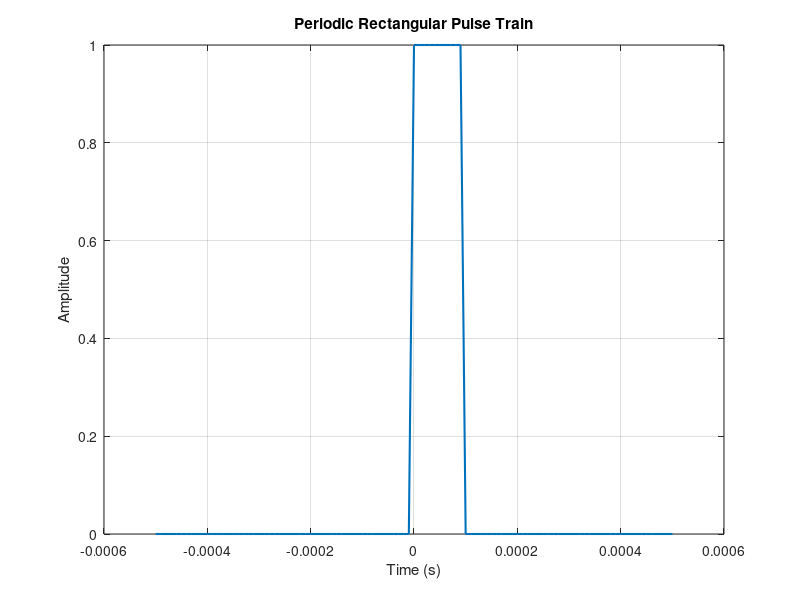

This chart was generated by the following MATLAB code:
clc;
clear;
close all;

Fs = 100e3;
T = 1e-3;
D = 0.1;
PW = D * T;

t = -T/2 : 1/Fs : T/2;
x = (mod(t, T) < PW);

figure;
plot(t, x, 'LineWidth', 1.5);
grid on;
xlabel('Time (s)');
ylabel('Amplitude');
title('Periodic Rectangular Pulse Train');
